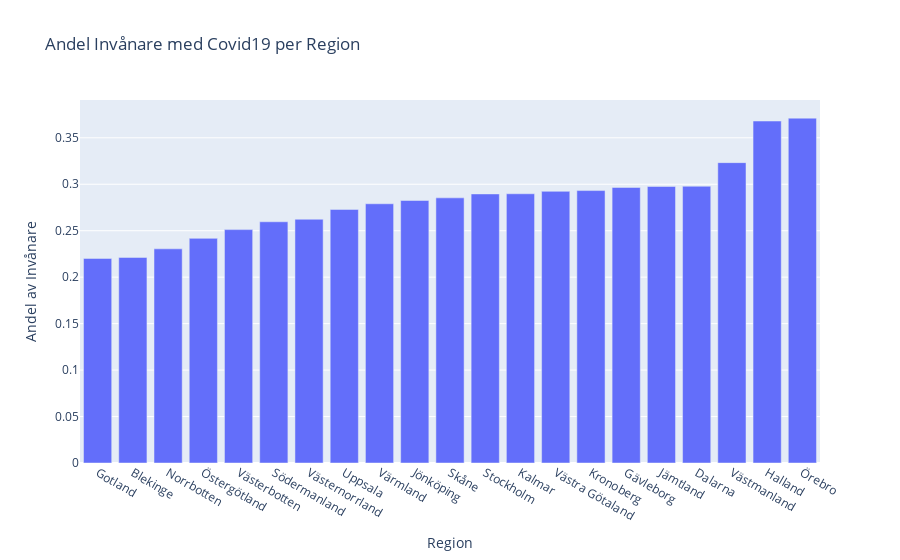

Notebook code for this chart:
### Markdown cell above
---
# KPI: Infection Rate per Region
The amount of a regions population that has been infected with Covid19  
This KPI is relevant for seeing how badly different regions have been effected  
It can also point towards efficiency of infection prevention strategies

### Code cell
data = df_antal_fall["Totalt_antal_fall"].div(df_befolkning.groupby("Region")["Befolkning"].sum(), axis="rows")

fig = px.bar(
    data.sort_values(),
    title="Andel Invånare med Covid19 per Region",
    labels={"value": "Andel av Invånare"},
)

fig.update_layout(showlegend=False)  # hiding legend since it is not needed here

fig.write_html("Visualiseringar/E3_KPI_Infection_Rate.html")
fig.show()

### Figure 1 — Plotly figure (JSON) as saved in the notebook; plotly's stock layout.template omitted (floating-point values rounded to 4 significant figures)
{"data": [{"alignmentgroup": "True", "hovertemplate": "variable=0<br>Region=%{x}<br>Andel av Invånare=%{y}<extra></extra>", "legendgroup": "0", "marker": {"color": "#636efa", "pattern": {"shape": ""}}, "name": "0", "offsetgroup": "0", "orientation": "v", "showlegend": true, "textposition": "auto", "type": "bar", "x": ["Gotland", "Blekinge", "Norrbotten", "Östergötland", "Västerbotten", "Södermanland", "Västernorrland", "Uppsala", "Värmland", "Jönköping", "Skåne", "Stockholm", "Kalmar", "Västra Götaland", "Kronoberg", "Gävleborg", "Jämtland", "Dalarna", "Västmanland", "Halland", "Örebro"], "xaxis": "x", "y": [0.2202, 0.2213, 0.2305, 0.2418, 0.2512, 0.2596, 0.2623, 0.2729, 0.279, 0.2825, 0.2854, 0.2896, 0.2898, 0.2924, 0.2932, 0.2966, 0.2976, 0.2979, 0.3233, 0.3681, 0.3712], "yaxis": "y"}], "layout": {"barmode": "relative", "legend": {"title": {"text": "variable"}, "tracegroupgap": 0}, "showlegend": false, "title": {"text": "Andel Invånare med Covid19 per Region"}, "xaxis": {"anchor": "y", "domain": [0, 1], "title": {"text": "Region"}}, "yaxis": {"anchor": "x", "domain": [0, 1], "title": {"text": "Andel av Invånare"}}}}
